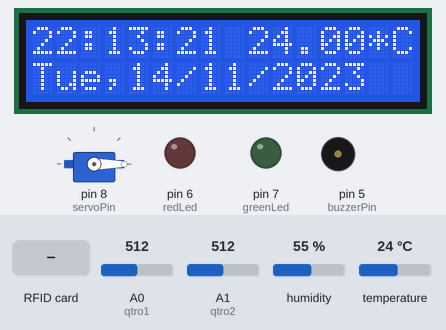
The sketch below on a simulated Arduino Uno, built with avr-gcc and run on an emulated ATmega328P. Parts: servo, 16×2 character LCD, output pins drawn as LEDs (lit = HIGH), buzzer (waves = sounding, pin HIGH). The inputs (shaded band) are chosen by the test bench; at power-on: temperature 24 °C, A0 (qtro1) = 512, A1 (qtro2) = 512, humidity 55 %. The local clock reads 2024-03-15 10:24:30 at power-on unless the sketch sets it; pins used as bus, display or sensor lines are not drawn.

Above: at 6.4 s.
6.5 s: RFID card 41 6A A2 1C held to the reader
At 8.4 s:
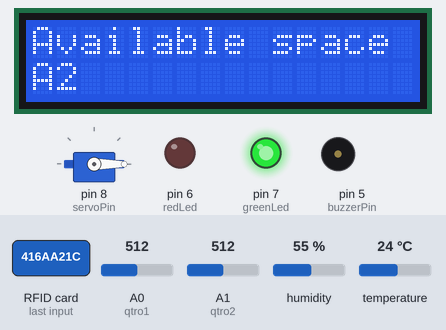
9.0 s: RFID card 5E 7A 19 C4 held to the reader
At 13.3 s:
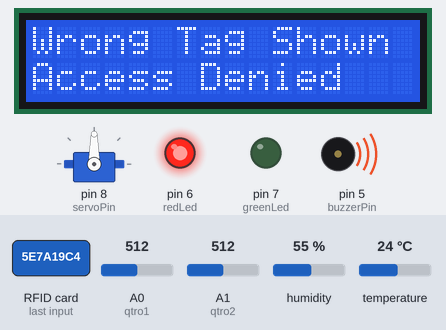
14.9 s: temperature set to 11 °C
At 17.8 s:
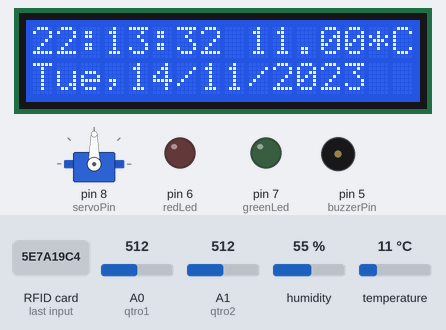
18.5 s: temperature set to 8 °C
At 19.8 s:
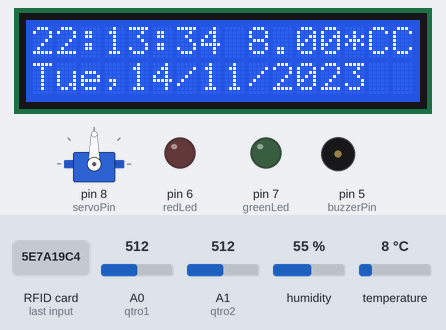
23.5 s: RFID card B9 A7 A3 5A held to the reader
At 24.1 s:
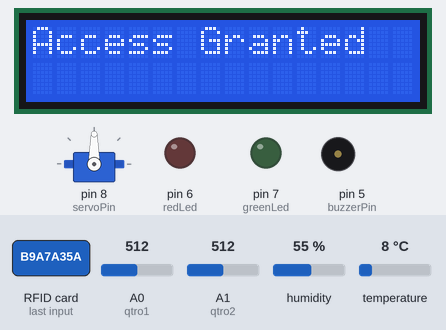
26.0 s: temperature set to 12 °C
At 30.7 s:
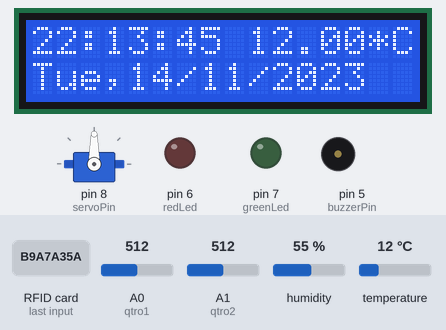
Timing chart, 0 to 32.2 s (numbered marks = the images above; inputs shaded):
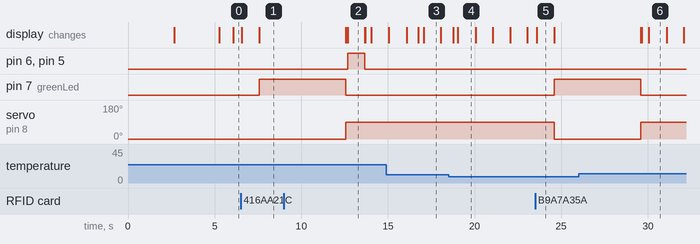

The sketch:

Nhaxe.ino
```cpp
//WhiteCard UID: 41 6A A2 1C
//BlueCard UID: B9 A7 A3 5A
#include <LiquidCrystal_I2C.h>
#include <SPI.h>
#include <MFRC522.h>
#include <Servo.h>
#include <Wire.h>
#include "RTClib.h"
#include "DHT.h"
// Create instances
const int DHTPIN = 4;
const int DHTTYPE = DHT11;
DHT dht(DHTPIN, DHTTYPE);
RTC_DS1307 rtc;
LiquidCrystal_I2C lcd(0x3F, 16, 2);
MFRC522 mfrc522(10, 9); // MFRC522 mfrc522(SS_PIN, RST_PIN)
Servo sg90;
#define  greenLed  7
#define  redLed  6
#define  servoPin  8
#define  buzzerPin  5
#define  qtro1  A0
#define  qtro2  A1
#define  qtro3  A2
#define  qtro4  A3
char daysOfTheWeek[7][12] = {"Sun", "Mon", "Tue", "Wed", "Thu", "Fri", "Sat"};
int x = 0, ngay = 0, thang = 0, nam = 0, h, m ,s;
String tagUID1 = "41 6A A2 1C",tagUID2 =  "B9 A7 A3 5A";
long Wallet[] = {10,10};
void setup() {

  // Arduino Pin configuration
  pinMode(buzzerPin, OUTPUT);
  pinMode(redLed, OUTPUT);
  pinMode(greenLed, OUTPUT);

  sg90.attach(servoPin);
  sg90.write(0);
  lcd.init();
  lcd.begin(16, 2);
  lcd.backlight();
  lcd.setCursor(0, 0);
  lcd.print("Welcome to");
  lcd.setCursor(5, 1);
  lcd.print("our project");
  delay(2500);
  lcd.clear();
  lcd.setCursor(4, 0);
  lcd.print("Made by");
  lcd.setCursor(8, 1);
  lcd.print("T-REX");
  delay(2500);
  SPI.begin();
  mfrc522.PCD_Init();
  lcd.clear();
   if (! rtc.begin())
  {
    lcd.print("Couldn't find RTC");
    while (1);
  }

  if (! rtc.isrunning())
  {
    lcd.print("RTC is NOT running!");
    lcd.println();
  }
  rtc.adjust(DateTime(F(__DATE__), F(__TIME__)));
  //rtc.adjust(DateTime(2014, 1, 21, 3, 0, 0));
}
void loop() {
  DateTime now = rtc.now();
  if (now.hour() <= 9)
  {
    lcd.setCursor(0, 0);
    lcd.print("0");
    lcd.print(now.hour());
  }
  else {
    lcd.setCursor(0, 0);
    lcd.print(now.hour());
  }
  lcd.print(':');
  if (now.minute() <= 9)
  {
    lcd.print("0");
    lcd.print(now.minute());
  }
  else {
    lcd.print(now.minute());
  }
  lcd.print(':');
  if (now.second() <= 9)
  {
    lcd.print("0");
    lcd.print(now.second());
  }
  else {
    lcd.print(now.second());
  }

  lcd.setCursor(0, 1);
  lcd.print(daysOfTheWeek[now.dayOfTheWeek()]);
  lcd.print(",");
  if (now.day() <= 9)
  {
    lcd.print("0");
    lcd.print(now.day());
  }
  else {
    lcd.print(now.day());
  }
  lcd.print('/');
  if (now.month() <= 9)
  {
    lcd.print("0");
    lcd.print(now.month());
  }
  else {
    lcd.print(now.month());
  }
  lcd.print('/');
  if (now.year() <= 9)
  {
    lcd.print("0");
    lcd.print(now.year());
  }
  else {
    lcd.print(now.year());
  }
  float t = dht.readTemperature();
  lcd.setCursor(9, 0);
  lcd.print(t);
  lcd.print("*C");
  // Look for new cards
  if ( ! mfrc522.PICC_IsNewCardPresent()) {
    return;
  }
  // Select one of the cards
  if ( ! mfrc522.PICC_ReadCardSerial()) {
    return;
  }
  //Reading from the card
  String tag = "";
  for (byte i = 0; i < mfrc522.uid.size; i++)
  {
    tag.concat(String(mfrc522.uid.uidByte[i] < 0x10 ? " 0" : " "));
    tag.concat(String(mfrc522.uid.uidByte[i], HEX));
  }
  tag.toUpperCase();
  //Checking the card

  if ((tag.substring(1) == tagUID1) or (tag.substring(1) == tagUID2))
  {
    // If UID of tag is matched.

    lcd.clear();
    lcd.setCursor(0, 0);
    lcd.print("Access Granted");
    delay (1000);
    sg90.write(0);
    lcd.setCursor(0, 0);
    lcd.print("Available space");
    Availble_space ();

    digitalWrite(greenLed, HIGH);
    delay(5000);
    digitalWrite(greenLed, LOW);
    sg90.write(90);
    lcd.clear();

  }
  else
  {
    // If UID of tag is not matched.
    lcd.clear();
    lcd.setCursor(0, 0);
    lcd.print("Wrong Tag Shown");
    lcd.setCursor(0, 1);
    lcd.print("Access Denied");
    digitalWrite(buzzerPin, HIGH);
    digitalWrite(redLed, HIGH);
    delay(1000);
    digitalWrite(buzzerPin, LOW);
    digitalWrite(redLed, LOW);
    lcd.clear();
  }
}
void Availble_space ()
{
    if (analogRead(qtro1)> 1000)
    {
      lcd.setCursor(0, 1);
      lcd.print("A1");
    }
    else if (analogRead(qtro2)> 200)
    {
      lcd.setCursor(0, 1);
      lcd.print("A2");
    }
    else if (analogRead(qtro3)> 200)
    {
      lcd.setCursor(0, 1);
      lcd.print("B1");
    }
    else if (analogRead(qtro4)> 200)
    {
      lcd.setCursor(0, 1);
      lcd.print("B2");
    }
}
```

Measured:
- the behaviour switches between 10 and 9 °C on temperature (found by bisection; images 3 and 4)
- after the input at 6.5 s, pin 7 (greenLed): LOW → HIGH after 1.1 s; the display: first changes after 0.06 s (image 1 shows a later state)
- after the input at 9.0 s, pin 6 (redLed), pin 5 (buzzerPin): LOW → HIGH after 3.7 s, → LOW 1.0 s later
- after the input at 18.5 s, the display: first changes after 0.27 s (image 4 shows a later state)
- after the input at 23.5 s, pin 7 (greenLed): LOW → HIGH after 1.1 s; servo on pin 8 (servoPin): 90° → 0° after 1.1 s; the display: changes after 0.07 s (image 5)
- what the display in image 2 shows lasts 1.0 s, from 12.7 s to 13.7 s
